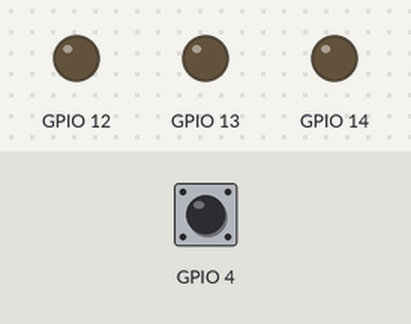
Simulated run of this program. Board: ESP32 board running MicroPython. Shown: output pins drawn as LEDs (lit = HIGH). Inputs (shaded band) come from the test bench; at power-on: GPIO 4 HIGH. Library files of the repository ran but are not shown: 1 file(s).

Above: at 1.2 s.
1.3 s: GPIO 4 pulled LOW for 0.15 s
At 2.5 s:
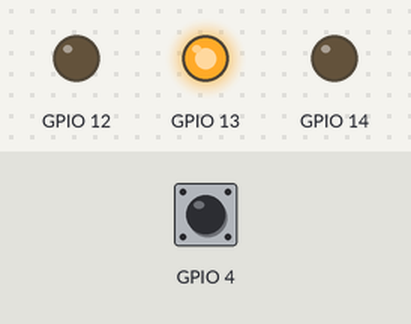
2.9 s: GPIO 4 pulled LOW for 1 s
At 3.9 s:
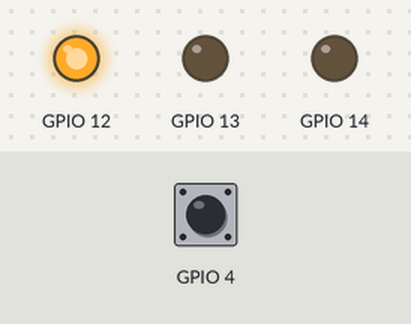
5.4 s: GPIO 4 pulled LOW for 0.15 s
At 5.8 s:
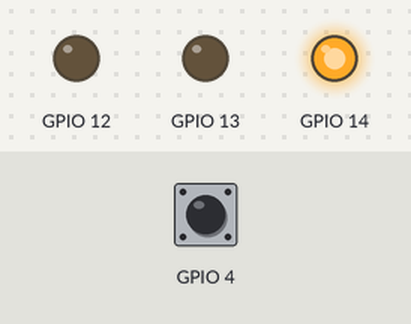
7.0 s: GPIO 4 pulled LOW for 3.2 s
At 8.2 s:
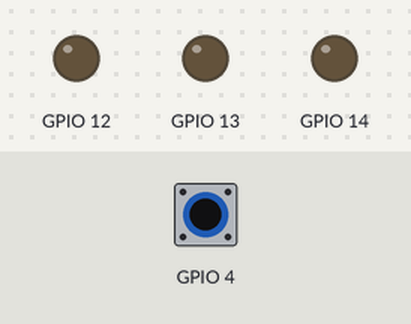
Timing chart, 0 to 10.0 s (numbered marks = the images above; inputs shaded):
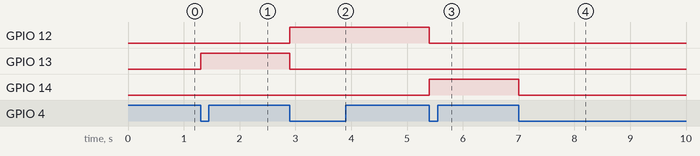

The program:

main.py
```python
# make the LED on the board blink

# from machine import Timer
# from components import LED

# led = LED()

# timer = Timer(0)

# def handler(*args):
#     led.toggle()

# timer.init(freq=2, mode=Timer.PERIODIC, callback=handler)


# toggle the LED on the board with the button

# import time
# from components import Button, LED

# led = LED()

# def handler():
#     led.toggle()

# button = Button(4, pull_up=False)
# button.callback(handler)

# while True:
#     time.sleep(1)


# cycle RGB LED red/blue/green/off when pressing the button

from app import ColorCycleButton

color_cycle_button_app = ColorCycleButton(
    button_pin_number=4,
    red_pin_number=13,
    blue_pin_number=14,
    green_pin_number=12,
)
color_cycle_button_app.run()
```

app.py
```python
import time
from components import Button, RGBLED


class ColorCycleButton:

    def __init__(self,
        button_pin_number,
        red_pin_number,
        green_pin_number,
        blue_pin_number,
    ):

        # setup the button
        self.button = Button(button_pin_number)

        # setup the rgb led
        self.led = RGBLED(
            red_pin_number,
            green_pin_number,
            blue_pin_number,
        )

        # sequence of functions to call on button press
        self.sequence_index = 0
        self.sequence = [
            self.led.off,
            self.led.red,
            self.led.green,
            self.led.blue,
        ]

    def handler(self):
        if self.sequence_index < len(self.sequence) - 1:
            self.sequence_index += 1
        else:
            self.sequence_index = 0
        self.sequence[self.sequence_index]()

    def run(self):
        self.button.callback(self.handler)
        while True:
            time.sleep(1)
```

components.py
```python
from machine import Pin, PWM


class LED:

    # the onboard LED is on GPIO pin 2
    def __init__(self, pin_number=2):
        self.pin = Pin(pin_number, Pin.OUT)
        self.state = 0
        self._update()

    def _update(self):
        self.pin.value(self.state)

    def on(self):
        self.state = 1
        self._update()

    def off(self):
        self.state = 0
        self._update()

    def toggle(self):
        self.state = 1 if self.state == 0 else 0
        self._update()


class RGBLED:

    def __init__(self,
        red_pin_number=0,
        green_pin_number=0,
        blue_pin_number=0,
        freq_hz=1000,
        max_duty=1023,
    ):
        self.freq_hz = freq_hz      # 1000Hz is standard for PWN
        self.max_duty = max_duty    # ESP32 uses 10bit PWM (0-1023)
        self._red = PWM(Pin(red_pin_number))
        self._red.freq(self.freq_hz)
        self._green = PWM(Pin(green_pin_number))
        self._green.freq(self.freq_hz)
        self._blue = PWM(Pin(blue_pin_number))
        self._blue.freq(self.freq_hz)
        self.set_color(0, 0, 0)

    def _calc_duty_cycle(self, color_value):
        # expects a color value from 0 - 255
        # converts to duty cycle for PWM
        return int((color_value / 255) * self.max_duty)

    def set_color(self, red, green, blue):
        self._red.duty(self._calc_duty_cycle(red))
        self._blue.duty(self._calc_duty_cycle(blue))
        self._green.duty(self._calc_duty_cycle(green))

    def off(self):
        self.set_color(0, 0, 0)

    def red(self):
        self.set_color(255, 0, 0)

    def white(self):
        self.set_color(255, 255, 255)

    def green(self):
        self.set_color(0, 255, 0)

    def blue(self):
        self.set_color(0, 0, 255)


class Button:

    def __init__(self, pin_number, pull_up=True):
        if pull_up:
            self.pin = Pin(pin_number, Pin.IN, Pin.PULL_UP)
            self.press_value = 0
        else:
            self.pin = Pin(pin_number, Pin.IN, Pin.PULL_DOWN)
            self.press_value = 1

    @property
    def pressed(self):
        return self.pin.value() == self.press_value

    def callback(self, callback_func):
        # wrap the callback function in a handler function to handle argument
        # this allows the callback function to disregard the argument
        def handler(pin):
            callback_func()
        # handler is a function that accepts an argument
        trigger = Pin.IRQ_FALLING if self.press_value == 0 else Pin.IRQ_RISING
        self.pin.irq(trigger=trigger, handler=handler)
```

Measured:
- after the input at 1.3 s, GPIO 13: LOW → HIGH at once
- after the input at 2.9 s, GPIO 12: LOW → HIGH at once; GPIO 13: HIGH → LOW at once
- after the input at 5.4 s, GPIO 12: HIGH → LOW at once; GPIO 14: LOW → HIGH at once
- after the input at 7.0 s, GPIO 14: HIGH → LOW at once
